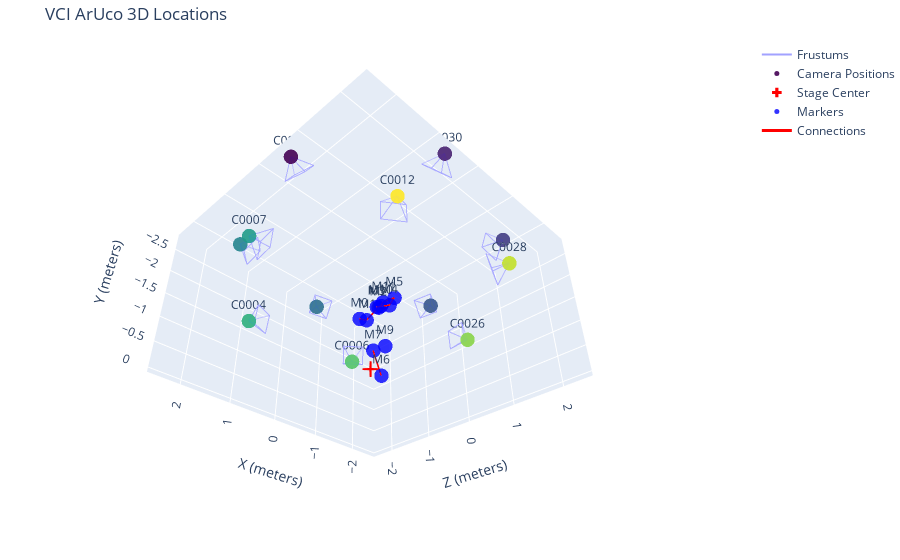

The notebook cell saved with this chart:
### Code cell
fig = go.Figure()
fig = add_cameras_to_fig(fig, my_cameras, scale=0.2)
fig = add_markers_to_fig(fig, marker_positions)
fig = add_skeleton_to_fig(fig, marker_positions, [(0,1),(1,2),(2,11),(3,4),(4,5),(5,11),(6,7),(8,9),(10,11)])
fig.update_layout(
    title="VCI ArUco 3D Locations",
    scene=dict(
        xaxis_title='X (meters)',
        yaxis_title='Y (meters)',
        zaxis_title='Z (meters)',
        aspectmode='data',
        camera=dict(
            up=dict(x=0, y=-1, z=0),   # Sets the Z-axis to point 'up'
            eye=dict(x=1.5, y=1.5, z=1.5) # Initial camera position
        )
    ),
    margin=dict(l=0, r=0, b=0, t=40)
)
fig.show()

### Figure 1 — Plotly figure (JSON) as saved in the notebook; plotly's stock layout.template omitted (floating-point values rounded to 4 significant figures; data arrays with more than 128 entries replaced by an {"elided": "..."} marker saying what was removed)
{"data": [{"hoverinfo": "none", "line": {"color": "rgba(100, 100, 255, 0.6)", "width": 2}, "mode": "lines", "name": "Frustums", "type": "scatter3d", "x": {"elided": "216 float values"}, "y": {"elided": "216 float values"}, "z": {"elided": "216 float values"}}, {"marker": {"color": [0, 1, 2, 3, 4, 5, 6, 7, 8, 9, 10, 11], "colorscale": [[0, "#440154"], [0.1111, "#482878"], [0.2222, "#3e4989"], [0.3333, "#31688e"], [0.4444, "#26828e"], [0.5556, "#1f9e89"], [0.6667, "#35b779"], [0.7778, "#6ece58"], [0.8889, "#b5de2b"], [1, "#fde725"]], "opacity": 0.9, "size": 5}, "mode": "markers+text", "name": "Camera Positions", "text": ["C0025", "C0030", "C0024", "C0019", "C0031", "C0039", "C0007", "C0004", "C0006", "C0026", "C0028", "C0012"], "textposition": "top center", "type": "scatter3d", "x": [2.407, 0.7022, -1.721, -2.42, -0.7106, 1.705, 2.458, 1.006, -1.46, -2.475, -1.02, 1.447], "y": [-2.733, -2.725, -2.729, -2.739, -2.752, -2.739, -1.525, -1.528, -1.537, -1.533, -1.52, -1.525], "z": [0.5849, 2.393, 1.809, -0.5797, -2.376, -1.806, -0.2539, -2.263, -2.013, 0.2498, 2.257, 2.008]}, {"marker": {"color": "red", "size": 8, "symbol": "cross"}, "mode": "markers", "name": "Stage Center", "type": "scatter3d", "x": [0], "y": [0], "z": [0]}, {"marker": {"color": "blue", "opacity": 0.8, "size": 5}, "mode": "markers+text", "name": "Markers", "text": ["M0", "M1", "M2", "M3", "M4", "M5", "M6", "M7", "M9", "M10", "M11"], "type": "scatter3d", "x": [-0.01255, -0.2458, -0.3843, 0.07256, -0.152, -0.347, -0.4878, -0.2561, -0.2613, -0.2558, -0.3003], "y": [-1.126, -1.236, -1.497, -1.092, -1.194, -1.481, -0.1475, -0.5366, -0.5091, -1.379, -1.476], "z": [-0.2855, -0.3457, -0.174, 0.2256, 0.3167, 0.2603, -0.2222, -0.1883, 0.09435, 0.008292, 0.01983]}, {"connectgaps": false, "line": {"color": "red", "width": 3}, "mode": "lines", "name": "Connections", "type": "scatter3d", "x": [-0.01255, -0.2458, null, -0.2458, -0.3843, null, -0.3843, -0.3003, null, 0.07256, -0.152, null, -0.152, -0.347, null, -0.347, -0.3003, null, -0.4878, -0.2561, null, -0.2558, -0.3003, null], "y": [-1.126, -1.236, null, -1.236, -1.497, null, -1.497, -1.476, null, -1.092, -1.194, null, -1.194, -1.481, null, -1.481, -1.476, null, -0.1475, -0.5366, null, -1.379, -1.476, null], "z": [-0.2855, -0.3457, null, -0.3457, -0.174, null, -0.174, 0.01983, null, 0.2256, 0.3167, null, 0.3167, 0.2603, null, 0.2603, 0.01983, null, -0.2222, -0.1883, null, 0.008292, 0.01983, null]}], "layout": {"margin": {"b": 0, "l": 0, "r": 0, "t": 40}, "scene": {"aspectmode": "data", "camera": {"eye": {"x": 1.5, "y": 1.5, "z": 1.5}, "up": {"x": 0, "y": -1, "z": 0}}, "xaxis": {"title": {"text": "X (meters)"}}, "yaxis": {"title": {"text": "Y (meters)"}}, "zaxis": {"title": {"text": "Z (meters)"}}}, "title": {"text": "VCI ArUco 3D Locations"}}}
